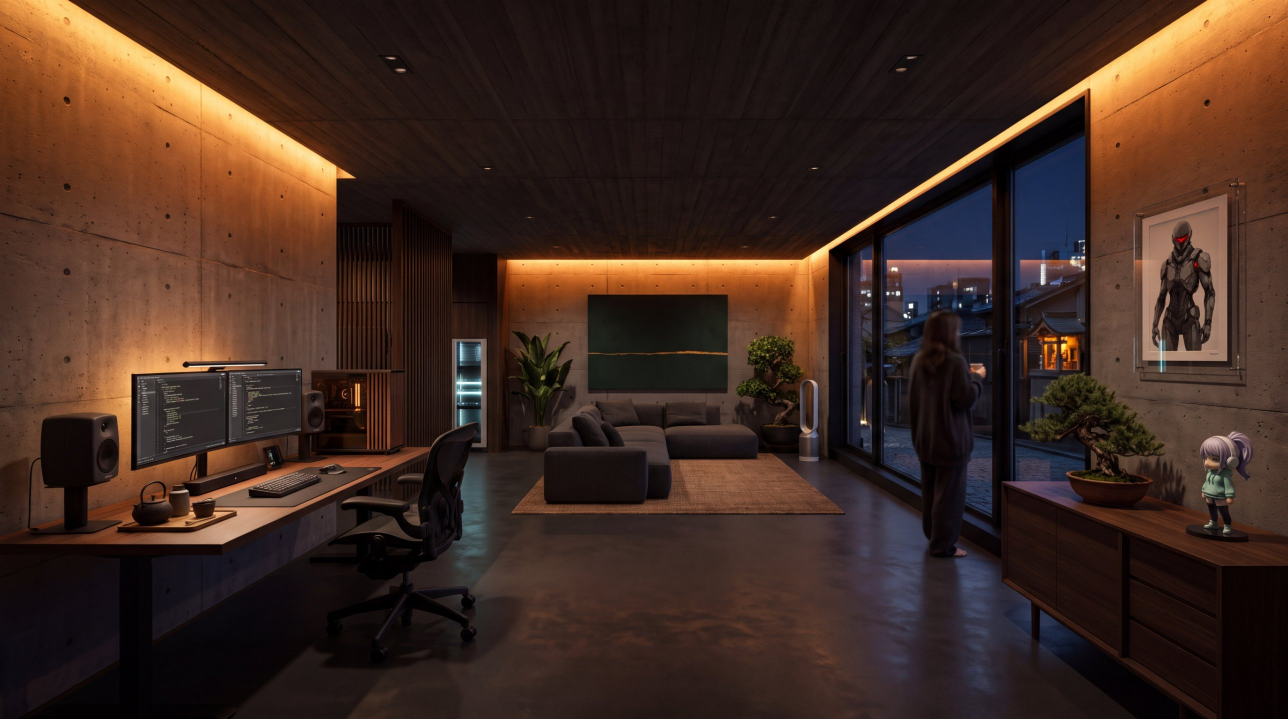
#> input picture assets/tokyo_megamix_kagurazaka.jpg, 2576 x 1438 px (shown at 1/2 size); its folder holds only this picture in this run
$ python -i visuals.py   (imports and definitions only)
#> lines starting #> are read from the running program, lines starting #| are printed output that depends on the picture
"""Bewegte Visuals für Mix und Shorts: sanft „atmendes" Licht hinter dem Cover (nur ffmpeg + numpy, CPU, kostenlos).

Warum kein Pegel-/Wellenform-Balken mehr (Rolf, 07.10.2026): Die Wellenform war zu unruhig und klobig und hat bei den
Shorts (mit Zoom) den unteren Text verdeckt. Stattdessen:
- ein weicher Gold-Schein um das Cover, dessen Helligkeit langsam der Lautstärke folgt (geglättet über 1–2 s,
  Spannweite gering) – Bewegung ja, Unruhe nein; passt zu Spa/Sleep/Lounge
- das Cover selbst und alle Textflächen bleiben unberührt (Schein ist dort ausgespart, weich ausgeblendet)
- kein Zoom im Short: Text steht ruhig, nichts schiebt sich übereinander

Technik: Lautstärke-Hüllkurve je Videobild in numpy → winziges Graustufen-Video (16×9 px) → ffmpeg skaliert es und
multipliziert es mit einer Glow-Maske (nur Bereich um das Cover) → Gold-Fläche mit dieser Deckkraft über das Standbild.
"""
import json
import subprocess
from pathlib import Path

import numpy as np
from PIL import Image, ImageDraw, ImageFilter

from . import config
from .images import _font

# Helligkeit des Scheins: zwischen GLOW_MIN (leise) und 1.0 (laut) – bewusst schmale Spanne = dezent
GLOW_MIN = 0.45
ATTACK_SEC = 0.8     # wie schnell der Schein heller wird
RELEASE_SEC = 2.2    # wie langsam er wieder abklingt


# ---------------------------------------------------------------- Hüllkurve

# [69 lines left out: functions envelope, _write_env_video, make_glow, not called in this run]


def _hold(fps: float) -> str:
    """Standbild einmal dekodieren und im Speicher wiederholen (statt -loop 1, das jedes Bild neu lädt – 2–3× langsamer)."""
    return f"loop=loop=-1:size=1:start=0,setpts=N/{fps}/TB"


# [11 lines left out: function _glow_graph, not called in this run]


# ---------------------------------------------------------------- Fortschrittsstrich (Rolf 08.10.2026)
# Hauchdünner Verlaufsstrich ganz unten, der pro Song von links nach rechts mitläuft und beim nächsten Song neu beginnt.
# Farben je Song aus dessen Cover gemessen; darunter eine kaum sichtbare Spur. Ganz unten am Bildrand.
BAR_H = 3            # Strichstärke in px bei 1080p
BAR_BOTTOM = 4       # Abstand zur Unterkante in px


# [49 lines left out: functions _cover_colors, _bar_images, _progress_expr, _concat_list, not called in this run]


# ---------------------------------------------------------------- Mix

def mix_cover_rect(w: int = 1920, h: int = 1080) -> tuple[int, int, int, int]:
    side = int(h * 0.70)
    x, y = (w - side) // 2, (h - side) // 2 - int(h * 0.02)
    return x, y, x + side, y + side


def make_animated_frame(cover_png: Path, out: Path, w: int = 1920, h: int = 1080) -> Path:
    """Videobild pro Track: Cover mittig auf unscharfem, abgedunkeltem Hintergrund (ohne Kanal-Schriftzug)."""
#> called with cover_png = '../assets/tokyo_megamix_kagurazaka.jpg', out = 'out.png', w = 1920, h = 1080
    cover = Image.open(cover_png).convert("RGB")
#> cover is the input picture: PIL image 2576x1438 RGB; mean R, G, B 64.1, 42.4, 33.1
    bg = cover.resize((w, w), Image.LANCZOS).crop((0, (w - h) // 2, w, (w - h) // 2 + h))
    bg = bg.filter(ImageFilter.GaussianBlur(40))
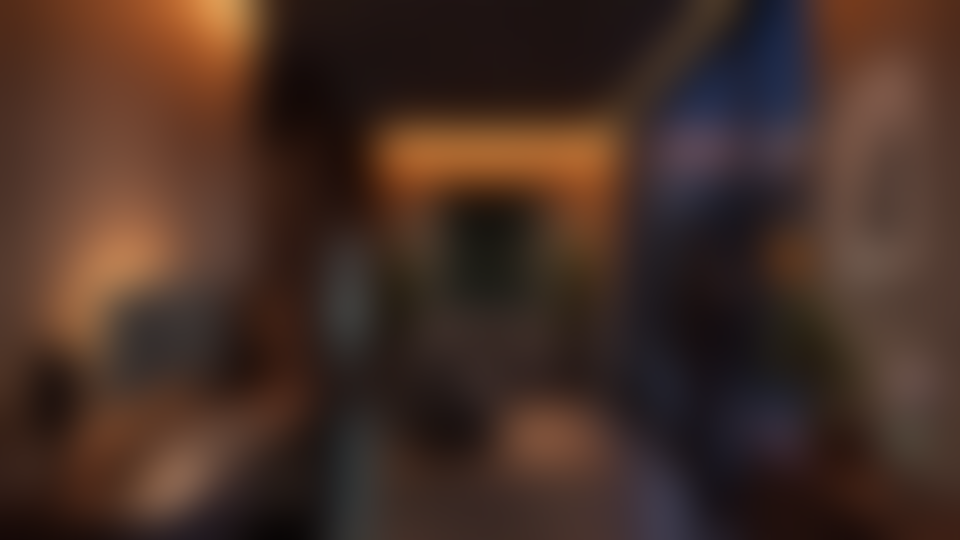
#> bg: PIL image 1920x1080 RGB (shown at 1/2 size); mean R, G, B 69.3, 46.9, 37.6
    bg = Image.blend(bg, Image.new("RGB", (w, h), (0, 0, 0)), 0.38)
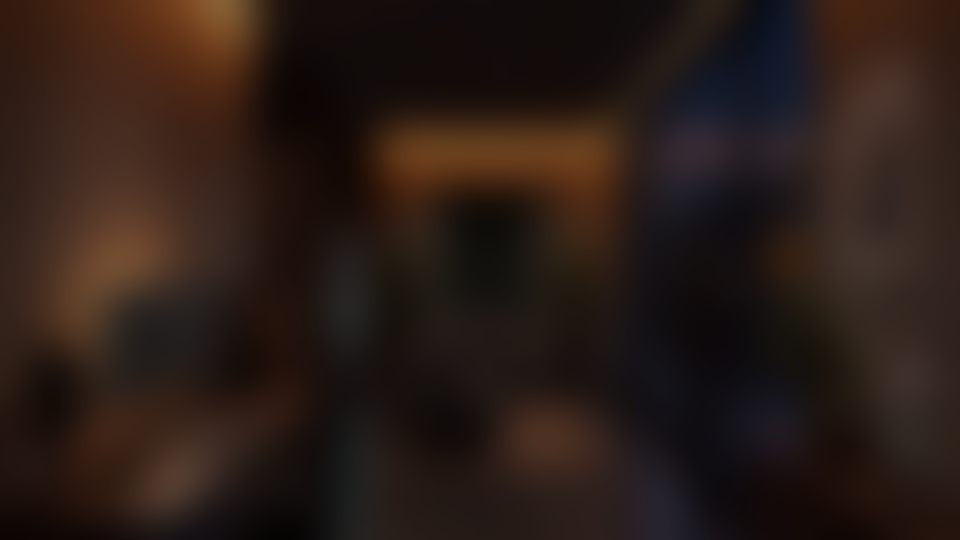
#> bg: PIL image 1920x1080 RGB (shown at 1/2 size); mean R, G, B 42.5, 28.6, 22.8
    x0, y0, x1, y1 = mix_cover_rect(w, h)
    side = x1 - x0
    c = cover.resize((side, side), Image.LANCZOS)
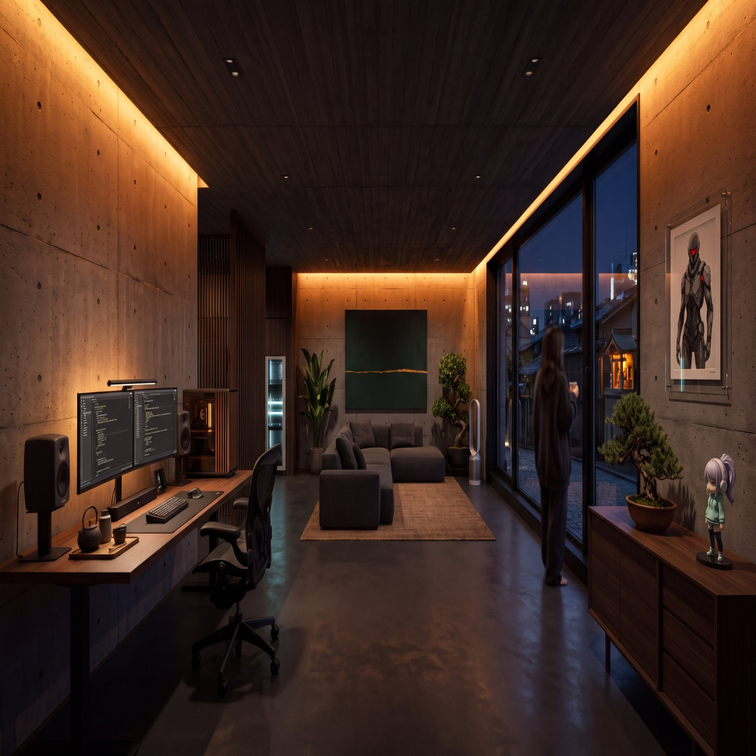
#> c: PIL image 756x756 RGB; mean R, G, B 64.1, 42.4, 33.1
    shadow = Image.new("RGBA", (side + 80, side + 80), (0, 0, 0, 0))
#> shadow: PIL image 836x836 RGBA; every value is 0
    ImageDraw.Draw(shadow).rectangle([40, 40, side + 40, side + 40], fill=(0, 0, 0, 170))
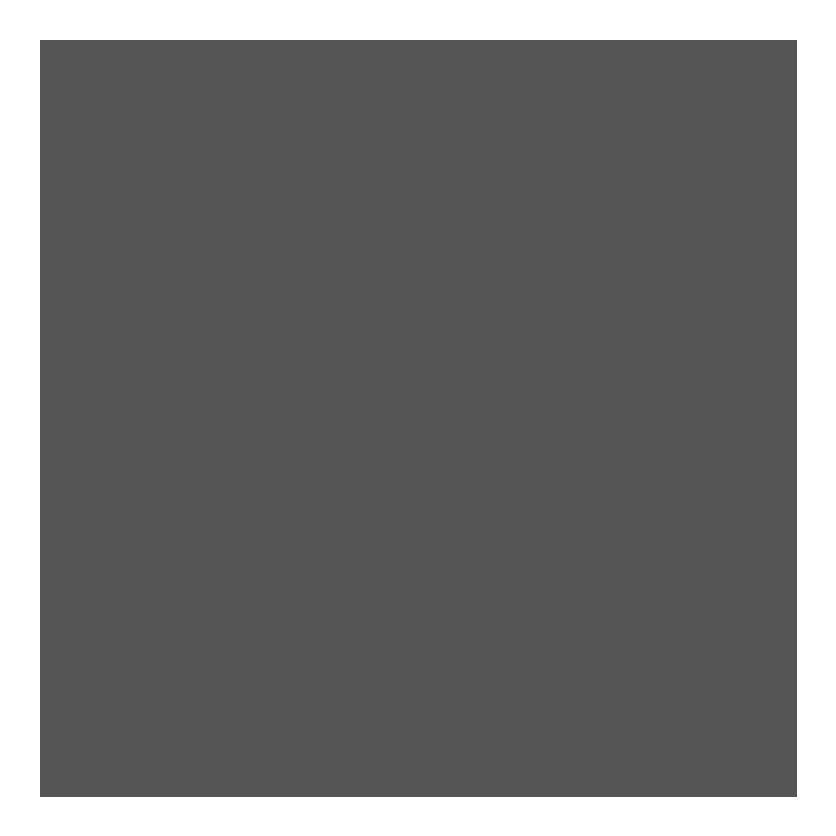
#> shadow: PIL image 836x836 RGBA; mean R, G, B, A 0, 0, 0, 139.4; transparent parts drawn white
    shadow = shadow.filter(ImageFilter.GaussianBlur(30))
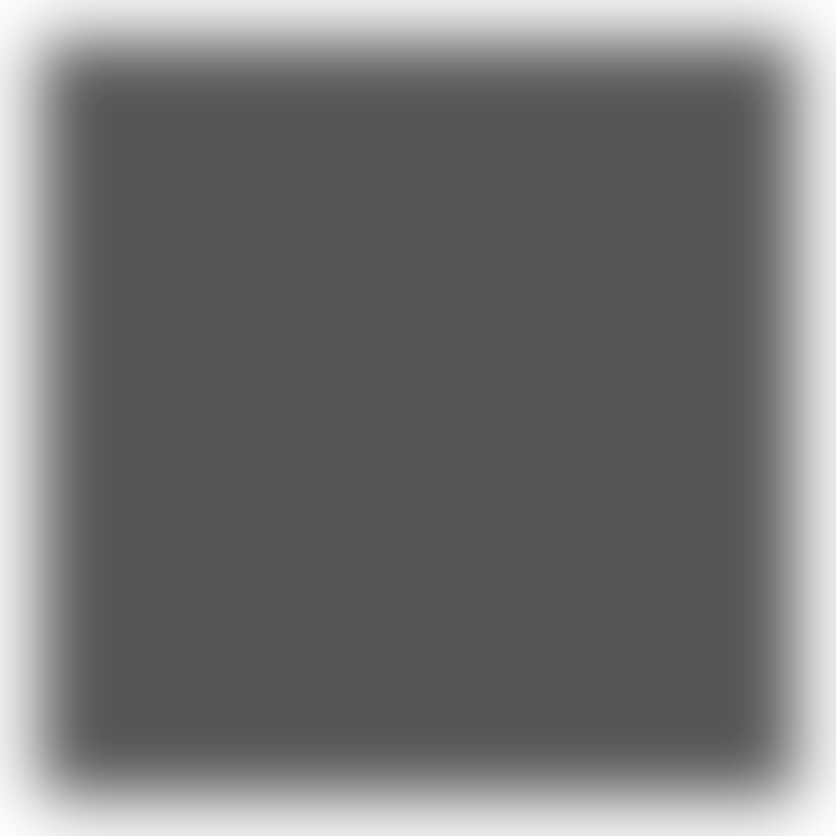
#> shadow: PIL image 836x836 RGBA; mean R, G, B, A 0, 0, 0, 138.7; transparent parts drawn white
    bg.paste(shadow, (x0 - 40, y0 - 28), shadow)
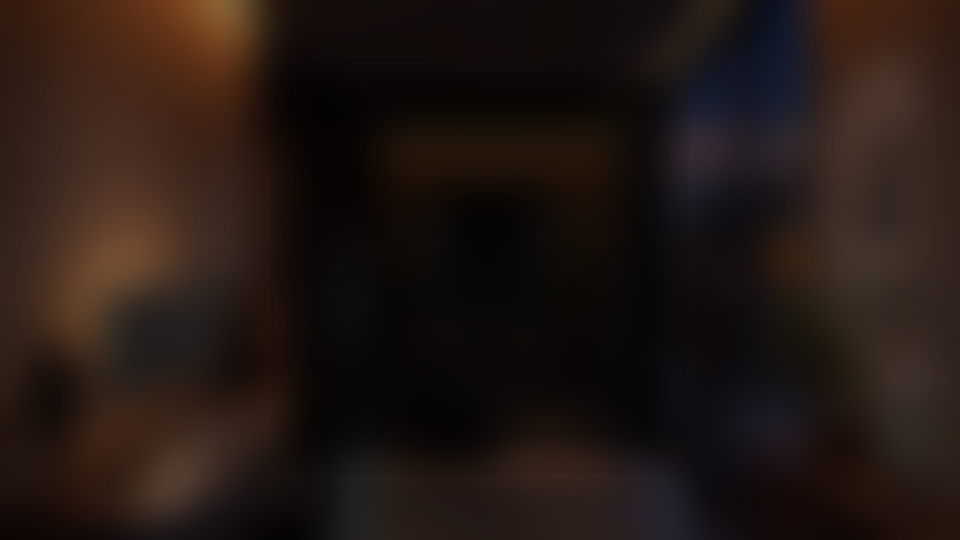
#> bg: PIL image 1920x1080 RGB (shown at 1/2 size); mean R, G, B 35.4, 23.9, 19.4
    bg.paste(c, (x0, y0))
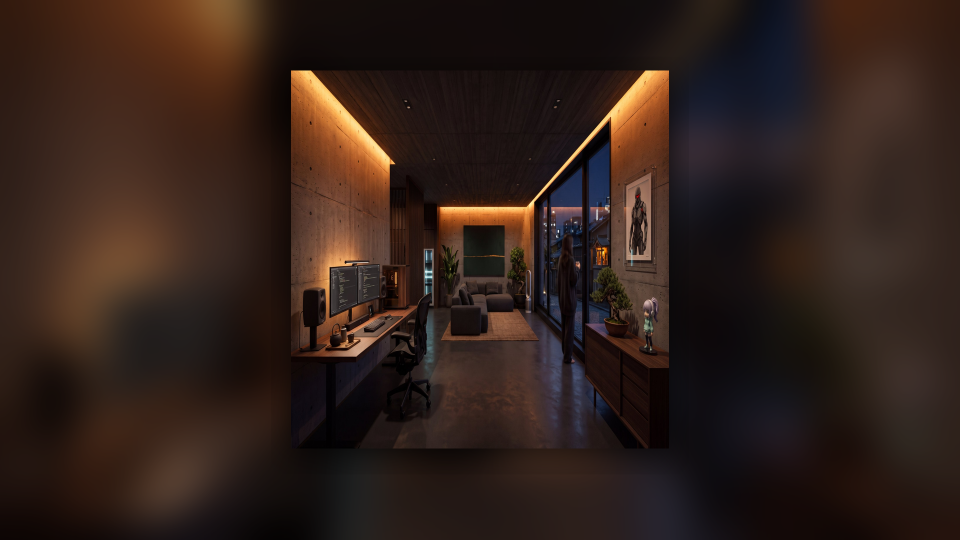
#> bg: PIL image 1920x1080 RGB (shown at 1/2 size); mean R, G, B 49.2, 33, 26.6
    # statt Schriftzug: rundes Kanal-Logo unten links (Rolf 08.10.2026), leicht transparent gegen Einbrennen,
    # Abstand nach unten so, dass der Fortschrittsstrich frei bleibt
    if config.LOGO_PNG.exists():
        side_l = int(h * 0.06)          # ca. 65 px bei 1080p (Rolf 08.10.: kleiner)
        logo = Image.open(config.LOGO_PNG).convert("RGBA").resize((side_l, side_l), Image.LANCZOS)
        a = logo.getchannel("A").point(lambda v: int(v * 0.7))   # 30 % transparent
        logo.putalpha(a)
        margin = int(h * 0.03)
        bg.paste(logo, (margin, h - margin - side_l), logo)
#> (the run stopped early here; a loop or call above may not have finished)
